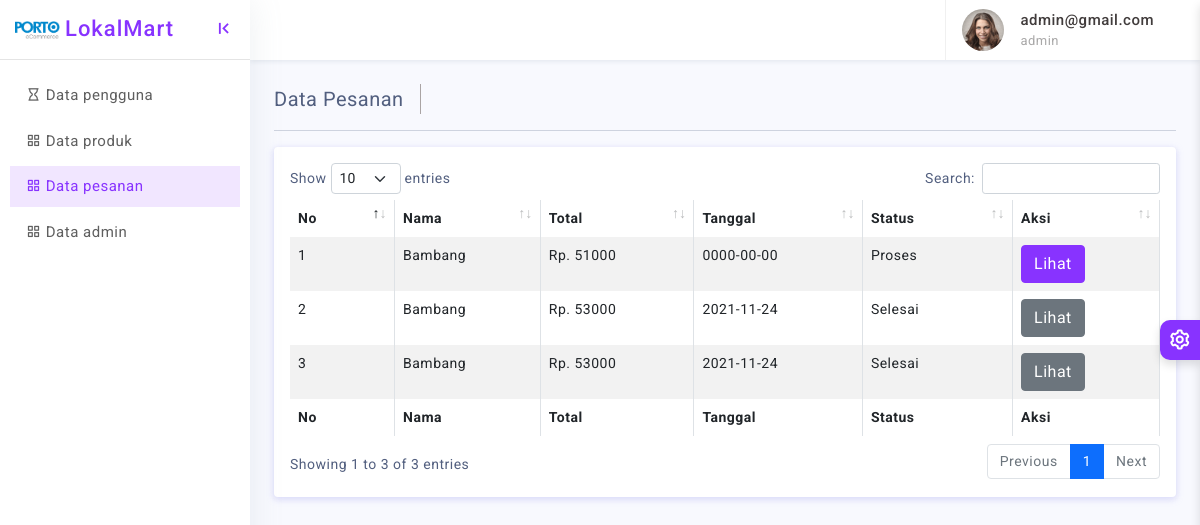
Page /admin/order.php (signed in) on the committed database.
### tables this page shows
CREATE TABLE `checkout` (
  `id` int(11) NOT NULL,
  `id_product` int(11) NOT NULL,
  `id_users` int(11) NOT NULL,
  `qt` int(11) NOT NULL,
  `total` bigint(20) NOT NULL,
  `status` enum('Proses','Selesai','','') NOT NULL,
  `image_check` varchar(255) NOT NULL,
  `date` date NOT NULL DEFAULT current_timestamp()
);

CREATE TABLE `user` (
  `id_user` int(11) NOT NULL,
  `email` varchar(255) NOT NULL,
  `password` varchar(255) NOT NULL,
  `name` varchar(255) NOT NULL,
  `address` text NOT NULL
);

### admin/order.php (the view)
<?php include 'template/header.php'; ?>
<div class="page-wrapper">
			<div class="page-content">
				<div class="page-breadcrumb d-none d-sm-flex align-items-center mb-3">
					<div class="breadcrumb-title pe-3">Data Pesanan</div>
				</div>
				<hr/>
				<div class="card">
					<div class="card-body">
						<div class="table-responsive">
							<table id="example" class="table table-striped table-bordered" style="width:100%">
								<thead>
									<tr>
										<th>No</th>
										<th>Nama</th>
										<th>Total</th>
										<th>Tanggal</th>
										<th>Status</th>
										<th>Aksi</th>
									</tr>
								</thead>
								<tbody>
								<?php
									include '../mysql.php';
									$no = 1;
									$data = mysqli_query($connect, "SELECT * FROM `checkout`
                                    JOIN user ON checkout.id_users=user.id_user
                                    JOIN product ON checkout.id_product=product.id_product");
									while($data2 = mysqli_fetch_array($data)){
								?>
									<tr>
										<td><?php echo $no ?></td>
										<td><?php echo $data2['name'] ?></td>
										<td>Rp. <?php echo $data2['total'] ?></td>
										<td><?php echo $data2['date'] ?></td>
										<td><?php echo $data2['status'] ?></td>
										<td>
											<?php if($data2['status'] == 'Proses'){ ?>
												<a href="order-detail.php?id_user=<?php echo $data2['id_user'] ?>&date=<?php echo $data2['date'] ?>" class="btn btn-primary">Lihat</a>
											<?php } else { ?>
												<a href="#" class="btn btn-secondary">Lihat</a>
											<?php } ?>
										</td>
									</tr>
								<?php $no++;} ?>
								</tbody>
								<tfoot>
									<tr>
										<th>No</th>
										<th>Nama</th>
										<th>Total</th>
										<th>Tanggal</th>
										<th>Status</th>
										<th>Aksi</th>
									</tr>
								</tfoot>
							</table>
						</div>
					</div>
				</div>
			</div>
		</div>
<?php include 'template/footer.php'; ?>

### admin/assets/css/app.css (style rules this page uses)
body { font-size: 14px; color: #525f7f; background-color: #f8f9fe; letter-spacing: 0.5px; overflow-x: hidden; font-family: 'Roboto', sans-serif; }
a { text-decoration: none; }
.page-wrapper { height: 100%; margin-top: 60px; margin-bottom: 30px; margin-left: 250px; }
.page-content { padding: 1.5rem; }
.breadcrumb-title { font-size: 20px; border-right: 1.5px solid #aaa4a4; }

### rows in the picture
checkout: user.name "Bambang", total "51000", date "0000-00-00", status "Proses"
checkout: user.name "Bambang", total "53000", date "2021-11-24", status "Selesai", shows "Lihat"
checkout: user.name "Bambang", total "53000", date "2021-11-24", status "Selesai", shows "Lihat"

### other values in the picture
$_SESSION['email'] "admin@gmail.com"
$_SESSION['roles'] "admin"
